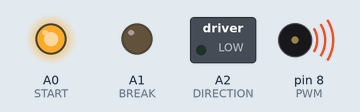
This sketch was run on a simulated Arduino Uno, built with avr-gcc and run on an emulated ATmega328P. Shown: switched loads named in the sketch (green lamp = pin HIGH), output pins drawn as LEDs (lit = HIGH), buzzer (waves = sounding).

Above: at 0.2 s.
At 1.5 s:
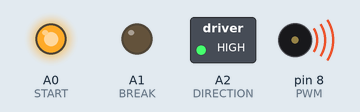
Timing chart, 0 to 3.0 s (numbered marks = the images above):
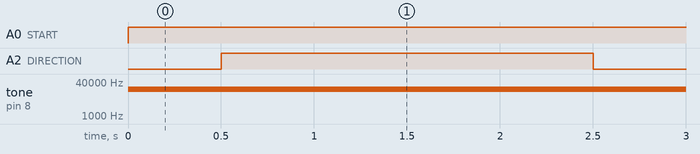

The sketch:

motor.ino
```cpp
#define START A0
#define BREAK A1
#define DIRECTION A2
#define PWM 8

#define HORARIO true
#define ANTI_HORARIO false

#define VELOCIDADE 18000  //Velocidade do motor: 18KHz = 2700 rpm

void setup() {
  pinMode(PWM, OUTPUT);
  pinMode(START, OUTPUT);
  pinMode(BREAK, OUTPUT);
  pinMode(DIRECTION, OUTPUT);

  start(false);
}

void loop() {
  gira(500, HORARIO);  //Motor gira durante 500ms no sentido horário

  gira(2000, ANTI_HORARIO);  //Motor gira durante 200ms no sentido anti-horário
}

// Faz o eixo do motor girar durante o tempo (em milisegundos) e no sentido especificados
void gira(int tempoMili, bool sentido){
  tone(PWM,VELOCIDADE);  // Define a velocidade de giro
  rotacao(sentido);
  freia(false); // Libera o freio
  start(true);  // Começa a girar

  delay(tempoMili);

  start(false);
      //TODO: Nessa linha, testar um delay() para suavizar a frenagem e desaceleração
  freia(true);

  tone(PWM, 0);  // Zera a velocidade de giro
}

// Controla o terminal BREAK de acordo com o argumento
void freia(bool estado){
  // Freia quando o argumento é TRUE e Libera o freio quando o argumento é FALSE
  estado ? digitalWrite(BREAK, LOW) : digitalWrite(START, HIGH);
}

// Controla o terminal START de acordo com o argumento
void start(bool estado){
  estado ? digitalWrite(START, HIGH) : digitalWrite(START, LOW);
}

// Controla o terminal DIRECTION de acordo com o sentido de rotação fornecido
void rotacao(bool sentido){
  // Se sentido for true, gira no sentido HORÁRIO, se não, gira no sentido ANTI-HORÁRIO
  sentido ? digitalWrite(DIRECTION, LOW) : digitalWrite(DIRECTION, HIGH);
}
```

Measured:
- by itself, A0 (START): LOW → HIGH at 0.00 s
- by itself, A2 (DIRECTION): alternates HIGH for 2.0 s and LOW for 0.50 s
- by itself, tone on pin 8 (PWM): silent → 18000 Hz at 0.00 s
